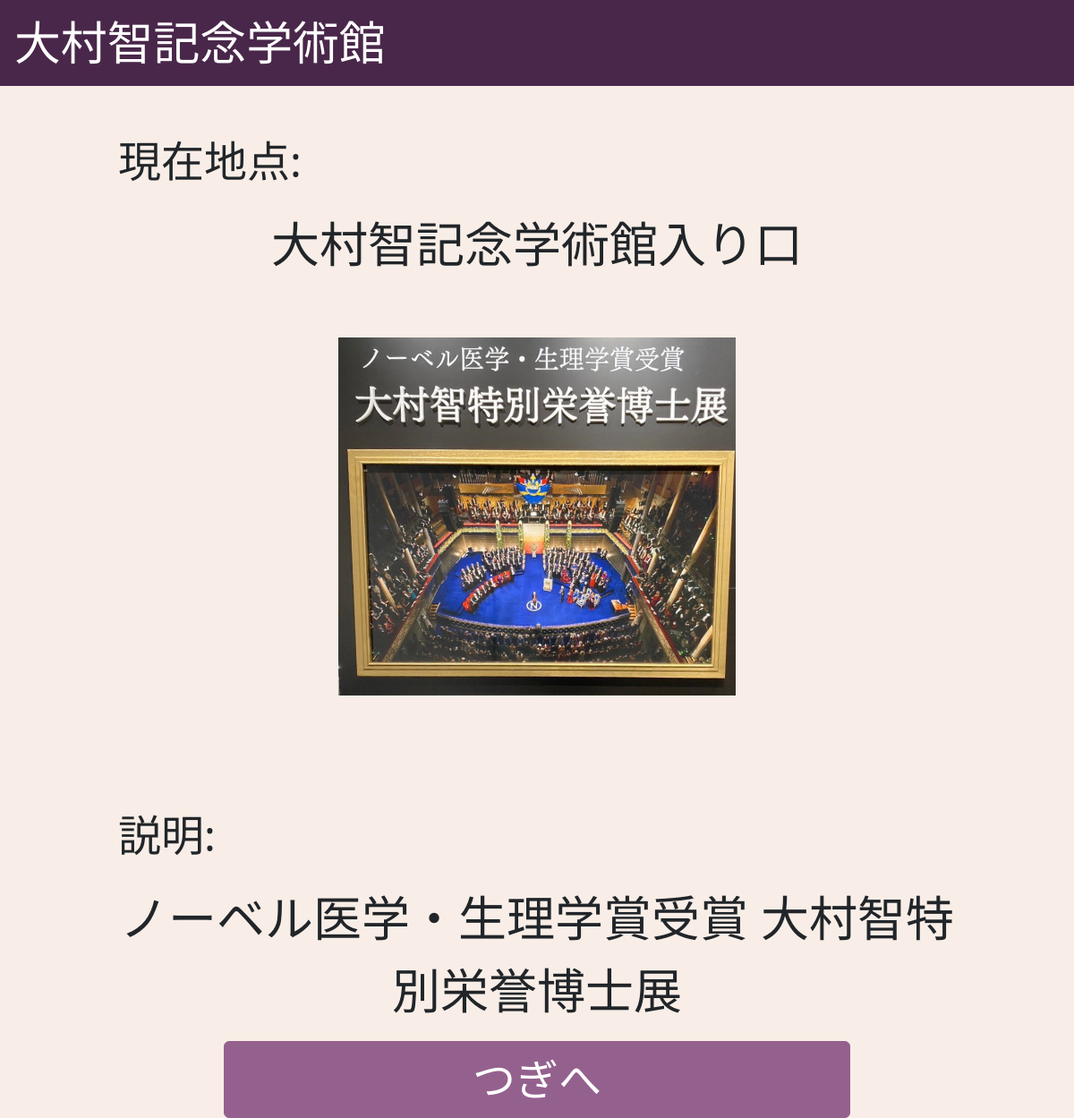
Page /QAmuseum/Enter/1 on the committed database.
### QAmuseum/models.py (models this page shows, shortened)
class OmuraMuseum(models.Model):
    id=models.IntegerField(primary_key=True)
    name=models.CharField(max_length=100)
    satisfaction=models.FloatField()
    x=models.IntegerField()
    y=models.IntegerField()
    stay_time = models.FloatField()
    wait_time = models.IntegerField(default=0)
    exp = models.TextField()
    image=models.ImageField(upload_to='media/',blank=True)
    en_name=models.CharField(max_length=100,default="title")
    en_exp = models.TextField(default="text")
    map_image=models.ImageField(upload_to='media/',blank=True)

### QAmuseum/views.py (the view)
# urls.py: path("Enter/<int:pk>",views.Enter,name="Enter"),
def Enter(request,pk):
    enter = OmuraMuseum.objects.get(id=1)
    object={'pk':pk,
            "name":enter.name,
            "explain":enter.exp,
            "img":enter.image}
    return render(request,"QAmuseum/Enter.html",object)

### QAmuseum/templates/QAmuseum/Enter.html (shortened to what this page needs)
{% extends "base.html" %}
    {% block body %}
        <div class="container-fluid">
        <p class="spot">現在地点:<br></p>
        <p class="text-center name-explain">{{name}}<br></p>
        <div class="text-center">
        <img src="/media/{{img}}"><br><br></div>
        <p class="spot">説明:<br></p>
        <p class="text-center name-explain">{{explain}}<br></p>
        <div class="text-center">
        <a href="{% url 'MuseumPath' pk  %}"class="btn btn-success btn-block" role="button">つぎへ</a>
            </form></div>
        </div>
    {% endblock %}

### QAmuseum/static/QAmuseum/style.css (style rules this page uses)
body { font-size: 300%; background-color: #f8eee7; max-width: 1000px; width:95%; margin: 0 auto; margin-top: auto; }
.btn-success { width:700px; font-size: 48px; background-color: #94618e; border-color: #94618e; text-align: center; }
.text-center { text-align: center; }
.spot { margin-left: 20px; }
.name-explain { font-size: 54px; }
img { width:78%; margin: 1em auto; }
.text-center img { max-height: 400px; width:auto; max-width: 800px; }

### rows in the picture
OmuraMuseum: name "大村智記念学術館入り口", image (picture), exp "ノーベル医学・生理学賞受賞 大村智特別栄誉博士展"
